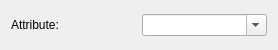
<?xml version="1.0" encoding="UTF-8"?>
<ui version="4.0">
 <class>TangoEventsSourceWidget</class>
 <widget class="QWidget" name="TangoEventsSourceWidget">
  <property name="geometry">
   <rect>
    <x>0</x>
    <y>0</y>
    <width>278</width>
    <height>50</height>
   </rect>
  </property>
  <property name="windowTitle">
   <string>Form</string>
  </property>
  <layout class="QGridLayout" name="gridLayout_2">
   <item row="0" column="0">
    <layout class="QGridLayout" name="gridLayout">
     <item row="0" column="0">
      <widget class="QLabel" name="evattrLabel">
       <property name="toolTip">
        <string>tango device name with its attribute, e.g. sys/tg_test/1/double_image_ro</string>
       </property>
       <property name="text">
        <string>Attribute:</string>
       </property>
      </widget>
     </item>
     <item row="0" column="1">
      <widget class="QComboBox" name="evattrComboBox">
       <property name="toolTip">
        <string>&lt;html&gt;&lt;head/&gt;&lt;body&gt;&lt;p&gt;tango device name with its attribute, e.g. sys/tg_test/1/double_image_ro&lt;/p&gt;&lt;/body&gt;&lt;/html&gt;</string>
       </property>
       <property name="editable">
        <bool>true</bool>
       </property>
      </widget>
     </item>
    </layout>
   </item>
  </layout>
 </widget>
 <resources/>
 <connections/>
</ui>
